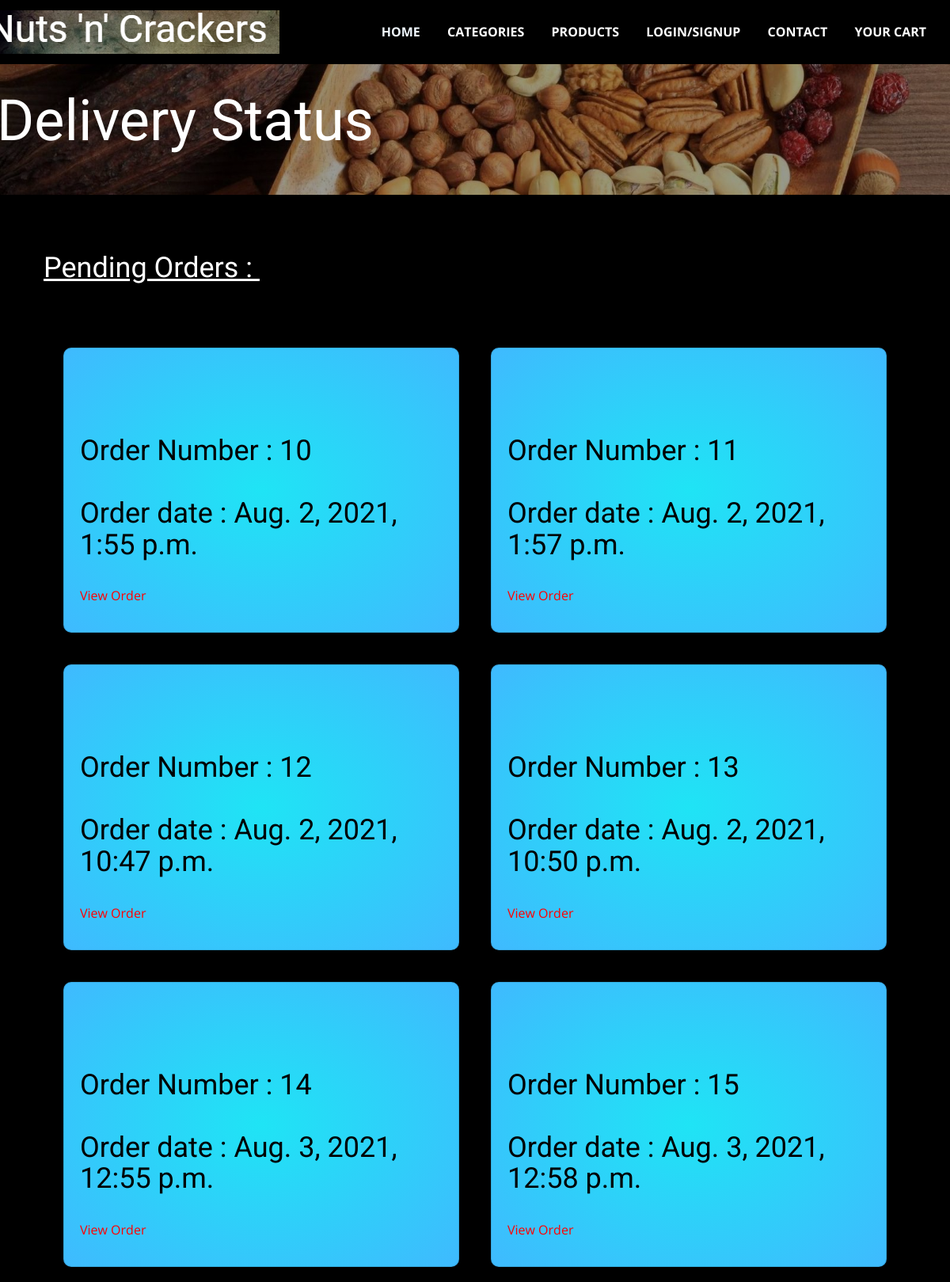
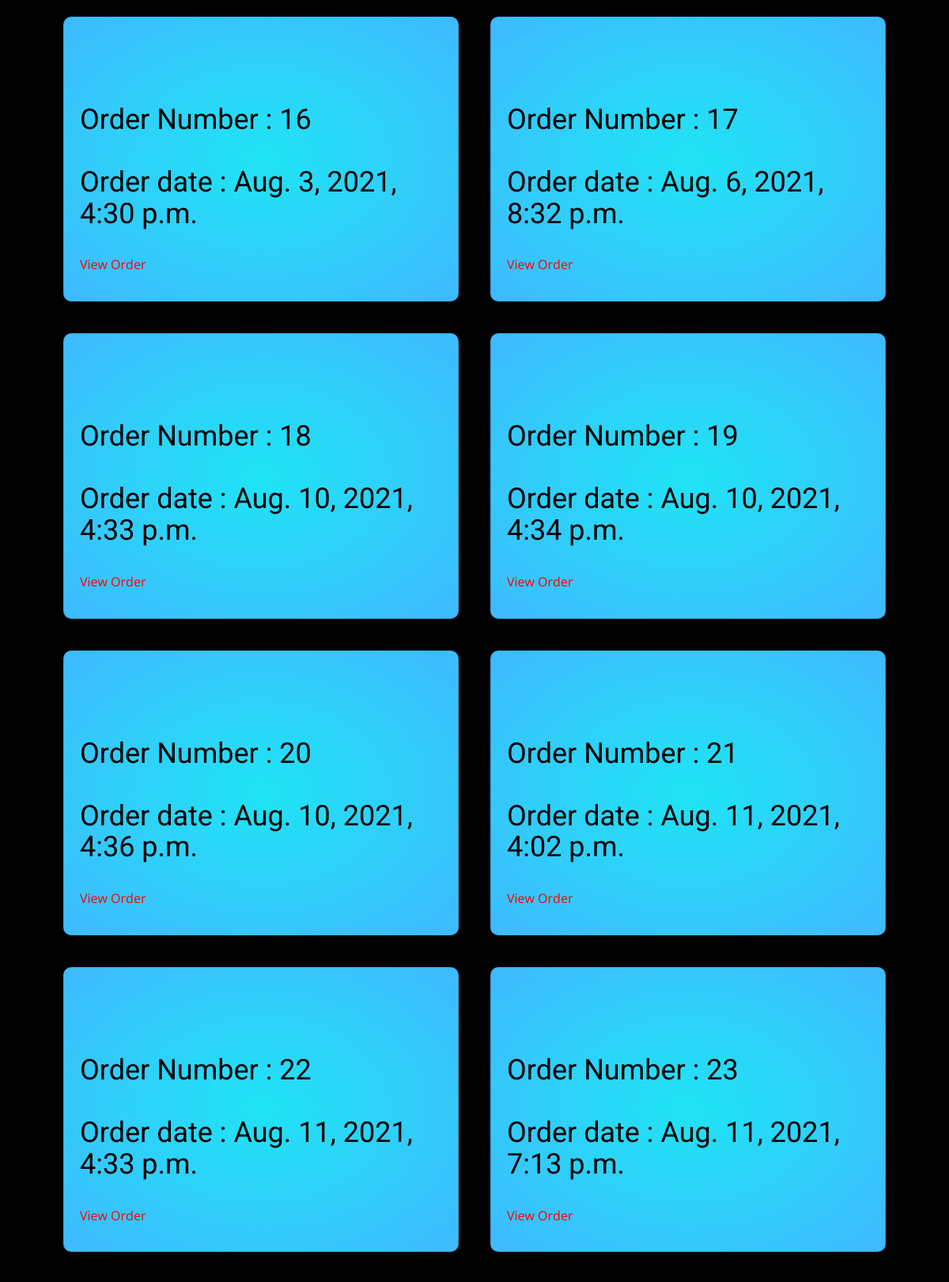
The app's page /delivery/ (upper part) with its own data (2 pictures, top to bottom).
### nnc/models.py (models this page shows, shortened)
class Order(models.Model):
    user = models.ForeignKey("auth.User",on_delete = models.CASCADE)
    customer = models.ForeignKey("accounts.customer",on_delete = models.CASCADE)
    complete = models.BooleanField(default = False)
    total = models.IntegerField(default = 0)
    number_of_items = models.IntegerField(default = 0)
    date_ordered = models.DateTimeField(null = True)
    delivered = models.BooleanField(default = False)

### nnc/views.py (the view)
# urls.py: path('delivery/',views.delivery_page,name='delivery'),
def delivery_page(request):
    context = {}
    order = Order.objects.filter(delivered = False)
    context['orders'] = order
    return render(request,'Deliveries.html',context)

### nnc/templates/Deliveries.html (shortened to what this page needs)
{% extends "base.html" %}
{% load static %}
{% block links %}
<link rel="stylesheet" href="{% static 'css/deliveries.css' %}" media="screen">
{% endblock links %}
{% block content %}
<section class="u-align-left u-clearfix u-image u-shading u-section-1" src="" data-image-width="1280"
  data-image-height="845" id="sec-a068">
  <div class="u-clearfix u-sheet u-sheet-1">
    <h1 class="u-text u-text-default u-title u-text-1">Delivery Status&nbsp;</h1>
  </div>
</section>
<section class="u-black u-clearfix u-section-2" id="sec-3d60">
  <div class="u-clearfix u-sheet u-sheet-1">
    <h2 class="u-text u-text-default u-text-1">Pending Orders :&nbsp;</h2>
    <div class="cards">
      {% for order in orders %}
      <div class="card card-1">
        <div class="card__icon"></div>
        <h2 class="card__title">Order Number : {{order.pk}}<br><br> Order date : {{order.date_ordered}}</h2>
        <p class="card__apply">
          <a class="card__link" style="color: red;" href="{% url 'nnc:deliverydetail' pk=order.pk %}">View Order </a>
        </p>
      </div>
      {% endfor %}
    </div>
  </div>
</section>
{% endblock content %}

### static/css/deliveries.css (style rules this page uses)
.u-section-1 { background-image: linear-gradient(0deg, rgba(0,0,0,0.4), rgba(0,0,0,0.4)), url("/static/images/wp4439474.jpg"); background-position: 50% 50%; }
.u-section-1 .u-sheet-1 { min-height: 165px; }
.u-section-1 .u-text-1 { margin: 32px auto 54px -34px; }
.u-section-2 .u-sheet-1 { min-height: 500px; }
.u-section-2 .u-text-1 { text-decoration: underline !important; margin: 73px auto 60px 25px; }
.cards { display: flex; flex-wrap: wrap; justify-content: space-between; }
.card { margin: 20px; padding: 20px; width: 500px; min-height: 200px; display: grid; grid-template-rows: 20px 50px 1fr 50px; border-radius: 10px; box-shadow: 0px 6px 10px rgba(0, 0, 0, 0.25); transition: all 0.2s; }
.card__link, .card__exit, .card__icon { position: relative; text-decoration: none; color: rgba(10, 0, 0, 0.9); }
.card__link::after { position: absolute; top: 25px; left: 0; content: ""; width: 0%; height: 3px; background-color: rgba(0, 0, 0, 0.6); transition: all 0.5s; }
.card__icon { grid-row: 2/3; font-size: 30px; }
.card__title { grid-row: 3/4; font-weight: 400; color: black; }
.card__apply { grid-row: 4/5; align-self: center; }
.card-1 { background: radial-gradient(#1fe4f5, #3fbafe); }
@media (max-width: 1600px) { .cards { justify-content: center; } }

### records on screen
Order: pk "10", date_ordered "Aug. 2, 2021, 1:55 p.m."
Order: pk "11", date_ordered "Aug. 2, 2021, 1:57 p.m."
Order: pk "12", date_ordered "Aug. 2, 2021, 10:47 p.m."
Order: pk "13", date_ordered "Aug. 2, 2021, 10:50 p.m."
Order: pk "14", date_ordered "Aug. 3, 2021, 12:55 p.m."
Order: pk "15", date_ordered "Aug. 3, 2021, 12:58 p.m."
Order: pk "16", date_ordered "Aug. 3, 2021, 4:30 p.m."
Order: pk "17", date_ordered "Aug. 6, 2021, 8:32 p.m."
Order: pk "18", date_ordered "Aug. 10, 2021, 4:33 p.m."
Order: pk "19", date_ordered "Aug. 10, 2021, 4:34 p.m."
Order: pk "20", date_ordered "Aug. 10, 2021, 4:36 p.m."
Order: pk "21", date_ordered "Aug. 11, 2021, 4:02 p.m."
Order: pk "22", date_ordered "Aug. 11, 2021, 4:33 p.m."
Order: pk "23", date_ordered "Aug. 11, 2021, 7:13 p.m."
